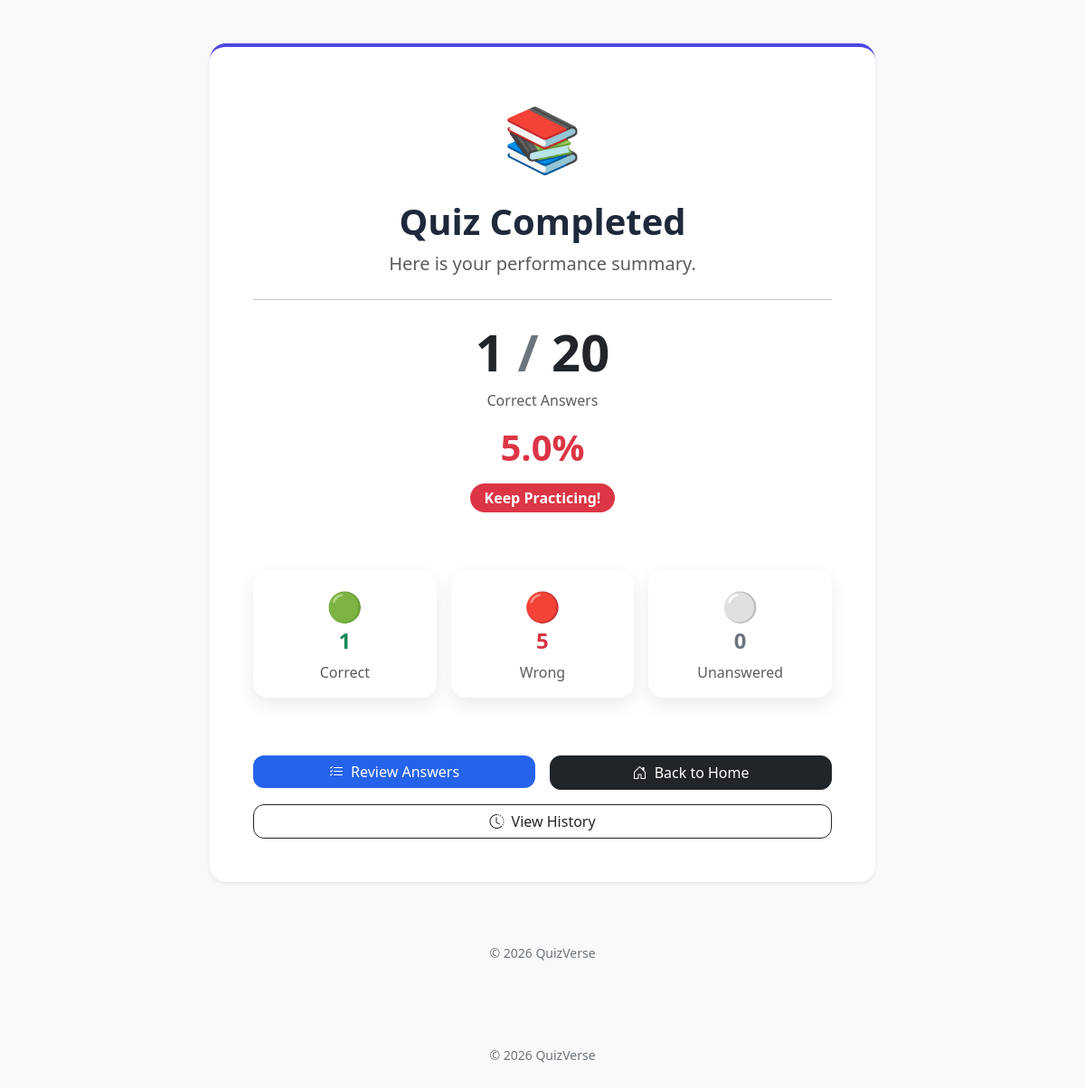
Page /online-quiz-system/participant/result.php?attempt_id=10 (signed in) on the committed database.
### tables this page shows
CREATE TABLE `quiz_attempts` (
  `id` int(11) NOT NULL,
  `user_id` int(11) NOT NULL,
  `category_id` int(11) NOT NULL,
  `score` int(11) NOT NULL,
  `total_questions` int(11) NOT NULL,
  `attempt_date` timestamp NOT NULL DEFAULT current_timestamp()
);

### online-quiz-system/participant/result.php (the view, shortened to what this page needs)
<?php
include("../includes/db.php");
$attempt_id = intval($_GET['attempt_id']);
$result = mysqli_query(
    $conn,
    "SELECT *
     FROM quiz_attempts
     WHERE id='$attempt_id'
     AND user_id='" . $_SESSION['user_id'] . "'"
);
$row = mysqli_fetch_assoc($result);
$percentage = 0;
if($row['total_questions'] > 0)
{
    $percentage =
        ($row['score'] / $row['total_questions']) * 100;
}
$correct_count = 0;
$wrong_count = 0;
$unanswered_count = 0;
$answers_result = mysqli_query(
    $conn,
    "SELECT selected_answer, correct_answer
     FROM answers
     WHERE attempt_id='$attempt_id'"
);
while($answer_row = mysqli_fetch_assoc($answers_result))
{
    if($answer_row['selected_answer'] == 'unanswered')
    {
        $unanswered_count++;
    }
    elseif(
        $answer_row['selected_answer'] ==
        $answer_row['correct_answer']
    )
    {
        $correct_count++;
    }
    else
    {
        $wrong_count++;
    }
}
if($percentage >= 80)
{
    $message = "Excellent!";
    $color = "success";
    $icon = "🏆";
}
elseif($percentage >= 50)
{
    $message = "Good Job!";
    $color = "primary";
    $icon = "🎉";
}
else
{
    $message = "Keep Practicing!";
    $color = "danger";
    $icon = "📚";
}
?>
<!DOCTYPE html>
<html lang="en">
<head>
<link
    href="https://cdn.jsdelivr.net/npm/bootstrap@5.3.7/dist/css/bootstrap.min.css"
    rel="stylesheet"
>
<link
    rel="stylesheet"
    href="../css/style.css"
>
<link
    rel="stylesheet"
    href="https://cdn.jsdelivr.net/npm/bootstrap-icons@1.11.3/font/bootstrap-icons.min.css"
>
</head>
<body class="bg-light">
<?php include("../includes/header.php"); ?>
<div class="container py-5">
<div class="row justify-content-center">
<div class="col-lg-8">
<div class="card feature-card shadow-sm">
<div class="card-body text-center p-5">
<div style="font-size:70px;">
<?php echo $icon; ?>
</div>
<h1 class="fw-bold mt-3">
Quiz Completed
</h1>
<p class="text-muted fs-5">
Here is your performance summary.
</p>
<hr class="my-4">
<h2 class="display-4 fw-bold text-dark">
<?php echo $row['score']; ?>
<span class="text-secondary">/</span>
<?php echo $row['total_questions']; ?>
</h2>
<p class="text-muted">
Correct Answers
</p>
<div class="display-6 fw-bold text-<?php echo $color; ?>">
<?php echo number_format($percentage, 1); ?>%
</div>
<span
    class="badge bg-<?php echo $color; ?> fs-6 mt-3 px-3 py-2"
>
<?php echo $message; ?>
</span>
<div class="row mt-5 g-3">
<div class="col-md-4">
<div class="card border-success h-100">
<div class="card-body">
<div class="fs-2">
🟢
</div>
<h4 class="fw-bold text-success">
<?php echo $correct_count; ?>
</h4>
<p class="mb-0 text-muted">
Correct
</p>
</div>
</div>
</div>
<div class="col-md-4">
<div class="card border-danger h-100">
<div class="card-body">
<div class="fs-2">
🔴
</div>
<h4 class="fw-bold text-danger">
<?php echo $wrong_count; ?>
</h4>
<p class="mb-0 text-muted">
Wrong
</p>
</div>
</div>
</div>
<div class="col-md-4">
<div class="card border-secondary h-100">
<div class="card-body">
<div class="fs-2">
⚪
</div>
<h4 class="fw-bold text-secondary">
<?php echo $unanswered_count; ?>
</h4>
<p class="mb-0 text-muted">
Unanswered
</p>
</div>
</div>
</div>
</div>
<div class="row mt-5 g-3">
<div class="col-md-6">
<a
    href="review.php?attempt_id=<?php echo $attempt_id; ?>"
    class="btn btn-primary w-100"
>
<i class="bi bi-list-check me-1"></i>
Review Answers
</a>
</div>
<div class="col-md-6">
<a
    href="dashboard.php"
    class="btn btn-dark w-100"
>
<i class="bi bi-house-door me-1"></i>
Back to Home
</a>
</div>
<div class="col-12">
<a
    href="history.php"
    class="btn btn-outline-dark w-100"
>
<i class="bi bi-clock-history me-1"></i>
View History
</a>
</div>
</div>
</div>
</div>
</div>
</div>
<footer class="text-center mt-5 text-secondary">
© <?php echo date("Y"); ?> QuizVerse
</footer>
<?php include("../includes/footer.php"); ?>
</body>
</html>

### online-quiz-system/css/style.css (style rules this page uses)
body { font-family: "Segoe UI", Tahoma, Geneva, Verdana, sans-serif; background: #f5f7fb; color: #1E293B; }
.card { border: none; border-radius: 16px; box-shadow: 0 8px 20px rgba(0, 0, 0, .08); transition: .25s; }
.feature-card { border: none; border-radius: 18px; border-top: 4px solid #4F46E5; transition: .3s; }
.btn { border-radius: 12px; font-weight: 500; transition: .25s; }
.btn-primary { background: #2563EB; border: none; }
h1, h2, h3, h4, h5 { font-weight: 700; color: #1E293B; }
a { text-decoration: none; }
.badge { padding: 8px 12px; border-radius: 20px; font-size: 14px; }
footer { margin-top: 40px; padding: 20px; text-align: center; color: #64748B; font-size: 14px; }

### rows in the picture
quiz_attempts: icon "📚", score "1", total_questions "20", percentage "5.0", message "Keep Practicing!"

### other values in the picture
$correct_count "1"
$wrong_count "5"
$unanswered_count "0"
